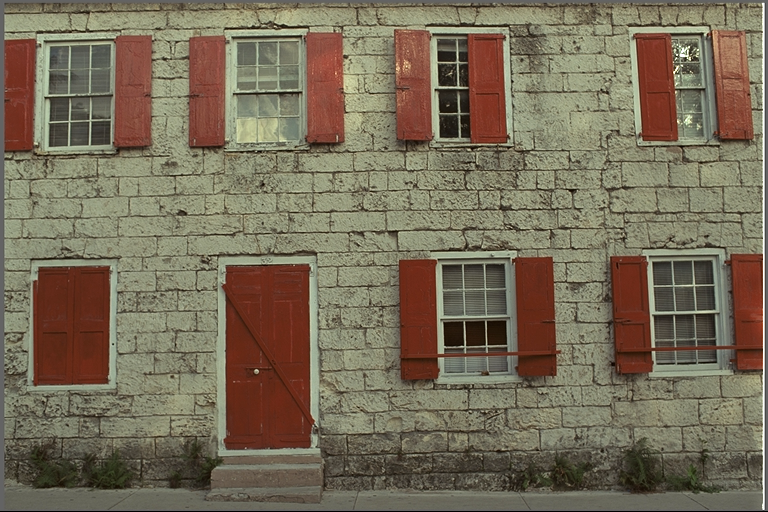
#> input picture data/kodak/kodim01.png, 768 x 512 px
$ python compress.py --input data/kodak/kodim01.png --output-dir out   (older library calls are emulated)
#> lines starting #> are read from the running program, lines starting #| are printed output that depends on the picture
### utils/codec_registry.py
from __future__ import annotations

from collections.abc import Iterable
import logging

from utils.codec_imports import ensure_project_codecs_importable


ensure_project_codecs_importable()

from codecs.avif_codec import AVIFCodec  # noqa: E402
from codecs.bpg_codec import BPGCodec  # noqa: E402
from codecs.jpeg2000_codec import JPEG2000Codec  # noqa: E402
from codecs.jpeg_codec import JPEGCodec  # noqa: E402
from codecs.jxl_codec import JXLCodec  # noqa: E402


LOGGER = logging.getLogger(__name__)

CODEC_CLASSES = {
    "jpeg": JPEGCodec,
    "jpeg2000": JPEG2000Codec,
    "jp2": JPEG2000Codec,
    "jxl": JXLCodec,
    "jpegxl": JXLCodec,
    "avif": AVIFCodec,
    "bpg": BPGCodec,
}


def build_codecs(names: Iterable[str], *, timeout: float = 600.0):
#> called with timeout = 600
    codecs = []
    for raw_name in names:
        name = raw_name.strip().lower()
        if not name:
            continue
        codec_class = CODEC_CLASSES.get(name)
        if codec_class is None:
            LOGGER.warning("Unknown codec '%s'; skipping", raw_name)
            continue
        codecs.append(codec_class(timeout=timeout))
    return codecs

### utils/image_io.py
from __future__ import annotations

from pathlib import Path
import logging

import numpy as np
from PIL import Image


LOGGER = logging.getLogger(__name__)

SUPPORTED_IMAGE_SUFFIXES = {
    ".png",
    ".jpg",
    ".jpeg",
    ".tif",
    ".tiff",
    ".bmp",
}


def ensure_rgb_uint8(image: np.ndarray) -> np.ndarray:
    if image.ndim == 2:
        image = np.repeat(image[:, :, None], 3, axis=2)
    elif image.ndim == 3 and image.shape[2] == 4:
        image = image[:, :, :3]
    elif image.ndim != 3 or image.shape[2] != 3:
        raise ValueError(f"Expected grayscale/RGB/RGBA image, got shape {image.shape}")

    if image.dtype == np.uint8:
        return np.ascontiguousarray(image)

    image_f = image.astype(np.float32)
    min_value = float(np.nanmin(image_f))
    max_value = float(np.nanmax(image_f))
    if max_value <= min_value:
        return np.zeros(image.shape, dtype=np.uint8)
    scaled = (image_f - min_value) * (255.0 / (max_value - min_value))
    return np.clip(np.rint(scaled), 0, 255).astype(np.uint8)


def load_image_rgb(path: Path) -> np.ndarray:
    """Load an image as RGB uint8, dropping alpha if present."""

    with Image.open(path) as image:
#> image is the input picture: PIL image 768x512 RGB; mean R, G, B 119.8, 108.7, 88.4
        rgb = image.convert("RGB")
        return np.asarray(rgb, dtype=np.uint8)


def save_image_rgb(image: np.ndarray, path: Path) -> None:
    path.parent.mkdir(parents=True, exist_ok=True)
    Image.fromarray(ensure_rgb_uint8(image), mode="RGB").save(path)


# [15 lines left out: functions convert_to_png, iter_image_paths, not called in this run]


def safe_stem(path: Path) -> str:
    return "".join(ch if ch.isalnum() or ch in {"-", "_"} else "_" for ch in path.stem)

### strategy/feature_extractor.py
from __future__ import annotations

from dataclasses import dataclass
import math

import cv2
import numpy as np

from utils.image_io import ensure_rgb_uint8


@dataclass(slots=True)
class ImageFeatures:
    width: int
    height: int
    channels: int
    entropy: float
    edge_density: float
    gradient_mean: float
    gradient_std: float
    colorfulness: float
    local_variance_mean: float
    estimated_noise: float


def _entropy(gray: np.ndarray) -> float:
    hist = np.bincount(gray.ravel(), minlength=256).astype(np.float64)
    prob = hist / max(1.0, float(hist.sum()))
    prob = prob[prob > 0]
    return float(-np.sum(prob * np.log2(prob)))


def _colorfulness(image: np.ndarray) -> float:
    rgb = image.astype(np.float32)
    red = rgb[:, :, 0]
    green = rgb[:, :, 1]
    blue = rgb[:, :, 2]
    rg = red - green
    yb = 0.5 * (red + green) - blue
    std_root = math.sqrt(float(np.std(rg) ** 2 + np.std(yb) ** 2))
    mean_root = math.sqrt(float(np.mean(rg) ** 2 + np.mean(yb) ** 2))
    return float(std_root + 0.3 * mean_root)


def extract_features(image: np.ndarray) -> ImageFeatures:
    rgb = ensure_rgb_uint8(image)
    height, width, channels = rgb.shape
    gray = cv2.cvtColor(rgb, cv2.COLOR_RGB2GRAY)
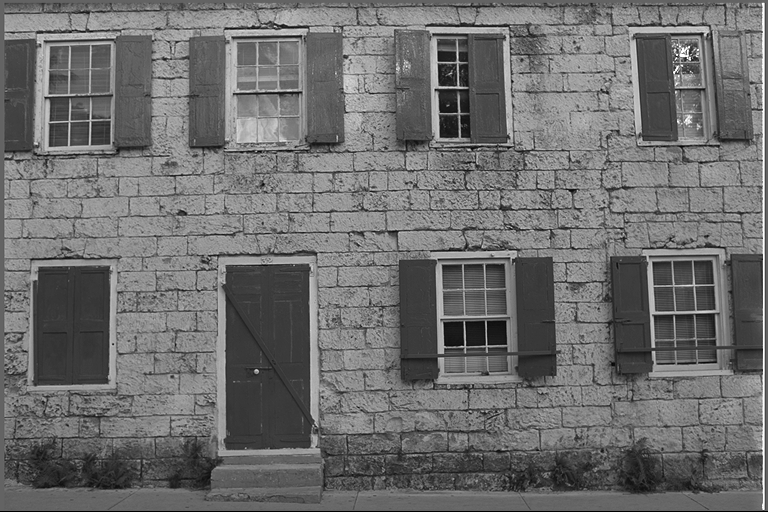
#> gray: shape (512, 768); min 0, max 255, mean 109.7

    edges = cv2.Canny(gray, threshold1=80, threshold2=160)
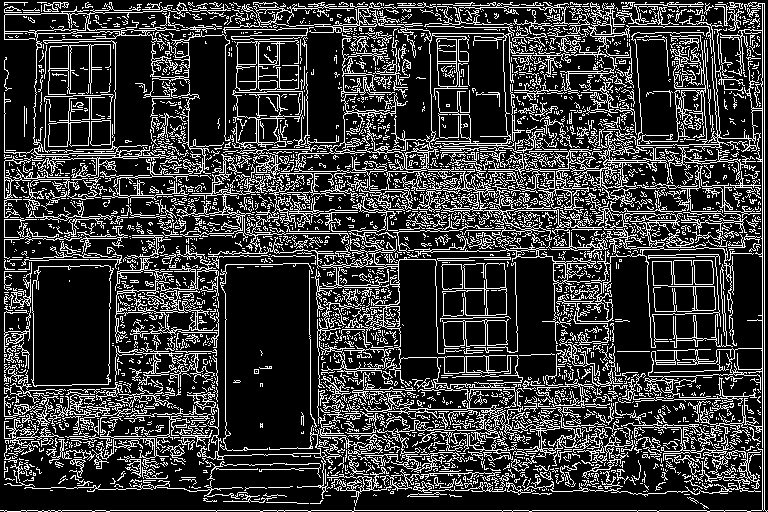
#> edges: shape (512, 768); 22.1% white in thin lines or dots
    edge_density = float(np.mean(edges > 0))
#> edge_density = 0.221

    gray_f = gray.astype(np.float32)
    grad_x = cv2.Sobel(gray_f, cv2.CV_32F, 1, 0, ksize=3)
    grad_y = cv2.Sobel(gray_f, cv2.CV_32F, 0, 1, ksize=3)
    magnitude = cv2.magnitude(grad_x, grad_y)
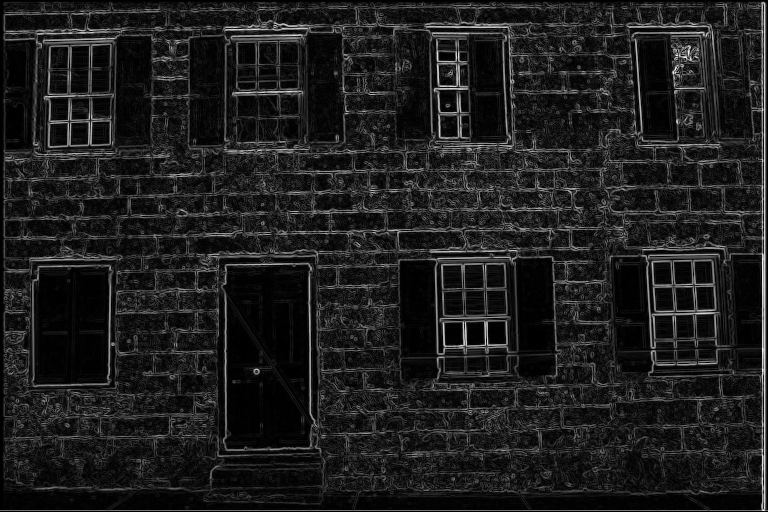
#> magnitude: shape (512, 768) float32; min 0, max 876.7, mean 102.8; drawn with min black and max white

    mean = cv2.blur(gray_f, ksize=(7, 7))
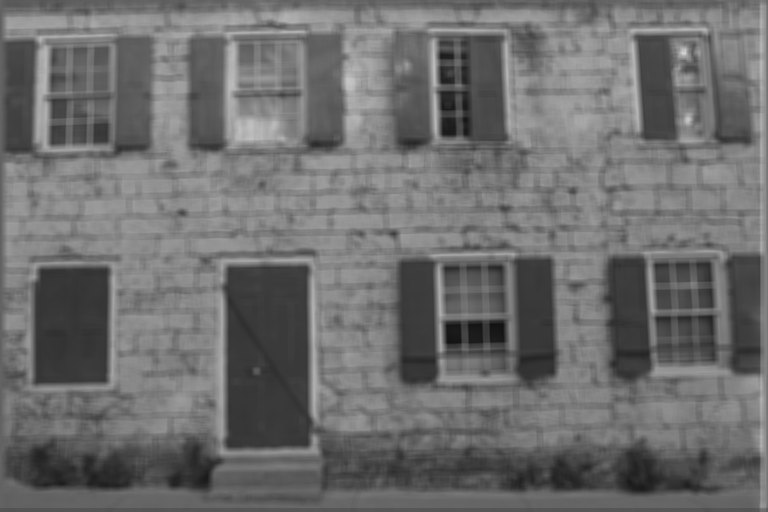
#> mean: shape (512, 768) float32; min 16.84, max 214.4, mean 109.8
    mean_sq = cv2.blur(gray_f * gray_f, ksize=(7, 7))
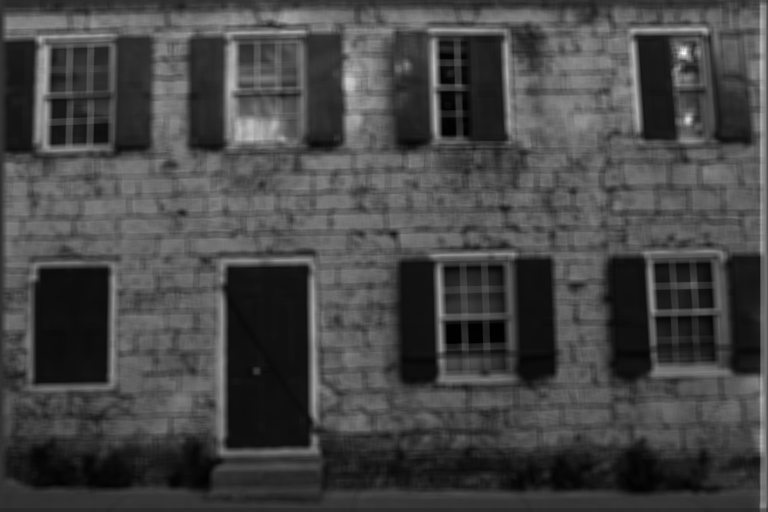
#> mean_sq: shape (512, 768) float32; min 301, max 49023.2, mean 13650.2; drawn with min black and max white
    local_variance = np.maximum(mean_sq - mean * mean, 0.0)
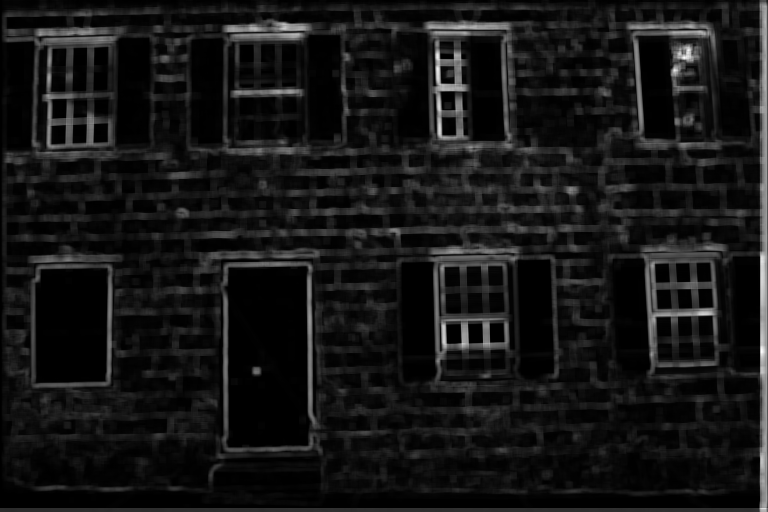
#> local_variance: shape (512, 768) float32; min 0, max 6803.4, mean 594.5; drawn with min black and max white

    laplacian = cv2.Laplacian(gray_f, cv2.CV_32F, ksize=3)
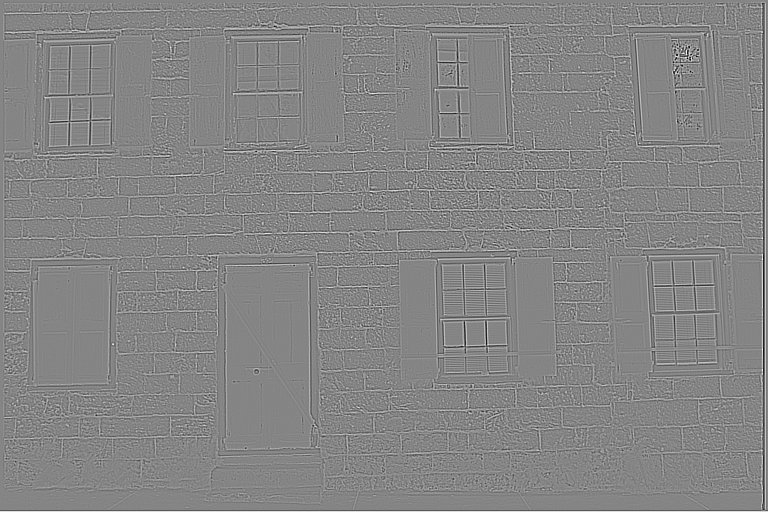
#> laplacian: shape (512, 768) float32; min -1194, max 1092, mean 0.8; drawn with min black and max white

    return ImageFeatures(
        width=int(width),
        height=int(height),
        channels=int(channels),
        entropy=_entropy(gray),
        edge_density=edge_density,
        gradient_mean=float(np.mean(magnitude)),
        gradient_std=float(np.std(magnitude)),
        colorfulness=_colorfulness(rgb),
        local_variance_mean=float(np.mean(local_variance)),
        estimated_noise=float(np.mean(np.abs(laplacian))),
    )
#> in _entropy, `hist = np.bincount(gray.ravel(), minlength=256).astype(np.float64)`: hist = 256 values, max 9137 at index 99, min 0 at index 5, mean 1536
#> in _entropy, `prob = hist / max(1.0, float(hist.sum()))`: prob = 256 values, max 0.0232 at index 99, min 0 at index 5, mean 0.00391
#> (the rest of the program and of its run is left out)
